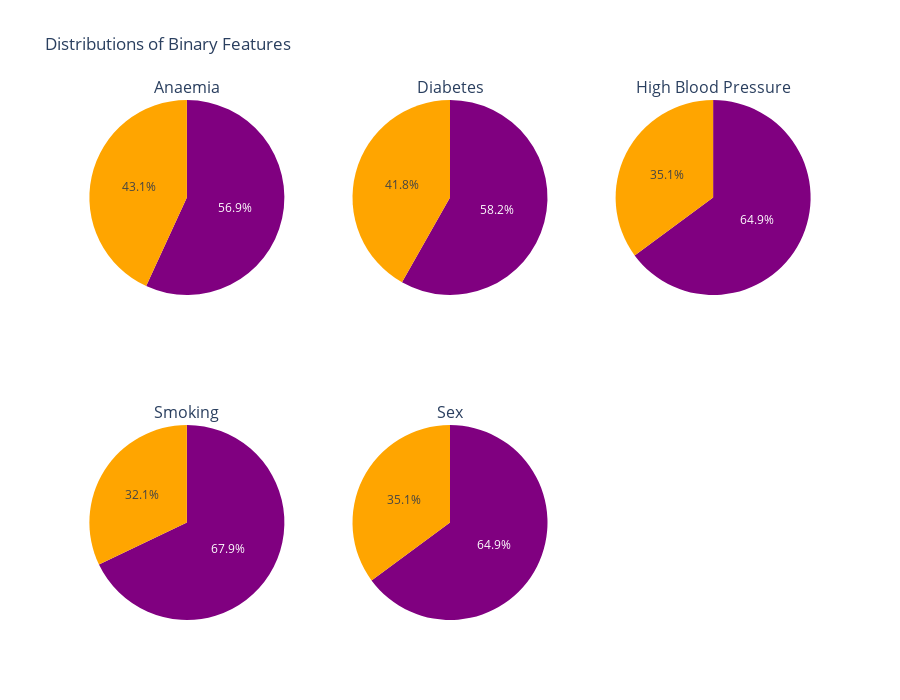

Notebook code cell kept with this figure:
### Code cell
from plotly.subplots import make_subplots



# For other binary features (like 'anaemia', 'diabetes', etc.), map 0/1 to 'No'/'Yes'
binary_feature_labels = {
    'anaemia': {0: 'No', 1: 'Yes'},
    'diabetes': {0: 'No', 1: 'Yes'},
    'high_blood_pressure': {0: 'No', 1: 'Yes'},
    'smoking': {0: 'No', 1: 'Yes'},
    'sex': {0: 'Female', 1: 'Male'}
}

binary_features = ['anaemia', 'diabetes', 'high_blood_pressure', 'smoking', 'sex']

# Create a subplot layout
fig = make_subplots(rows=2, cols=3, 
                    subplot_titles=[feature.replace("_", " ").title() for feature in binary_features],
                    specs=[[{'type': 'domain'}, {'type': 'domain'}, {'type': 'domain'}],
                           [{'type': 'domain'}, {'type': 'domain'}, None]])

# Add pie charts for each binary feature
for i, feature in enumerate(binary_features):
    row = i // 3 + 1
    col = i % 3 + 1
    if feature == 'sex':  # For the 'sex' feature, use gender labels
        values = df['gender'].value_counts()
        labels = ['Female', 'Male']
        colors = ['purple', 'orange']  # Set custom colors for Female and Male
    else:  # For other binary features, map 0/1 to 'No'/'Yes'
        values = df[feature].map(binary_feature_labels[feature]).value_counts()
        labels = list(binary_feature_labels[feature].values())  # Convert dict_values to a list
        colors = ['purple', 'orange']  # Use the same color scheme for all binary features

    fig.add_trace(
        go.Pie(labels=labels, values=values.values, name=feature, 
               marker=dict(colors=colors)),  # Apply colors to the pie chart slices
        row=row, col=col
    )

# Update layout
fig.update_layout(
    title_text="Distributions of Binary Features",
    height=700, width=900,
    showlegend=False  # Show the legend
)
# Export the figure as an image
fig.write_image("Visualizations/binary_features_pie.png", engine="kaleido")
# Show the plot
fig.show()

### Figure 1 — Plotly figure (JSON) as saved in the notebook; plotly's stock layout.template omitted (floating-point values rounded to 4 significant figures)
{"data": [{"domain": {"x": [0, 0.2889], "y": [0.625, 1]}, "labels": ["No", "Yes"], "marker": {"colors": ["purple", "orange"]}, "name": "anaemia", "type": "pie", "values": [170, 129]}, {"domain": {"x": [0.3556, 0.6444], "y": [0.625, 1]}, "labels": ["No", "Yes"], "marker": {"colors": ["purple", "orange"]}, "name": "diabetes", "type": "pie", "values": [174, 125]}, {"domain": {"x": [0.7111, 1], "y": [0.625, 1]}, "labels": ["No", "Yes"], "marker": {"colors": ["purple", "orange"]}, "name": "high_blood_pressure", "type": "pie", "values": [194, 105]}, {"domain": {"x": [0, 0.2889], "y": [0, 0.375]}, "labels": ["No", "Yes"], "marker": {"colors": ["purple", "orange"]}, "name": "smoking", "type": "pie", "values": [203, 96]}, {"domain": {"x": [0.3556, 0.6444], "y": [0, 0.375]}, "labels": ["Female", "Male"], "marker": {"colors": ["purple", "orange"]}, "name": "sex", "type": "pie", "values": [194, 105]}], "layout": {"annotations": [{"font": {"size": 16}, "showarrow": false, "text": "Anaemia", "x": 0.1444, "xanchor": "center", "xref": "paper", "y": 1, "yanchor": "bottom", "yref": "paper"}, {"font": {"size": 16}, "showarrow": false, "text": "Diabetes", "x": 0.5, "xanchor": "center", "xref": "paper", "y": 1, "yanchor": "bottom", "yref": "paper"}, {"font": {"size": 16}, "showarrow": false, "text": "High Blood Pressure", "x": 0.8556, "xanchor": "center", "xref": "paper", "y": 1, "yanchor": "bottom", "yref": "paper"}, {"font": {"size": 16}, "showarrow": false, "text": "Smoking", "x": 0.1444, "xanchor": "center", "xref": "paper", "y": 0.375, "yanchor": "bottom", "yref": "paper"}, {"font": {"size": 16}, "showarrow": false, "text": "Sex", "x": 0.5, "xanchor": "center", "xref": "paper", "y": 0.375, "yanchor": "bottom", "yref": "paper"}], "height": 700, "showlegend": false, "title": {"text": "Distributions of Binary Features"}, "width": 900}}
